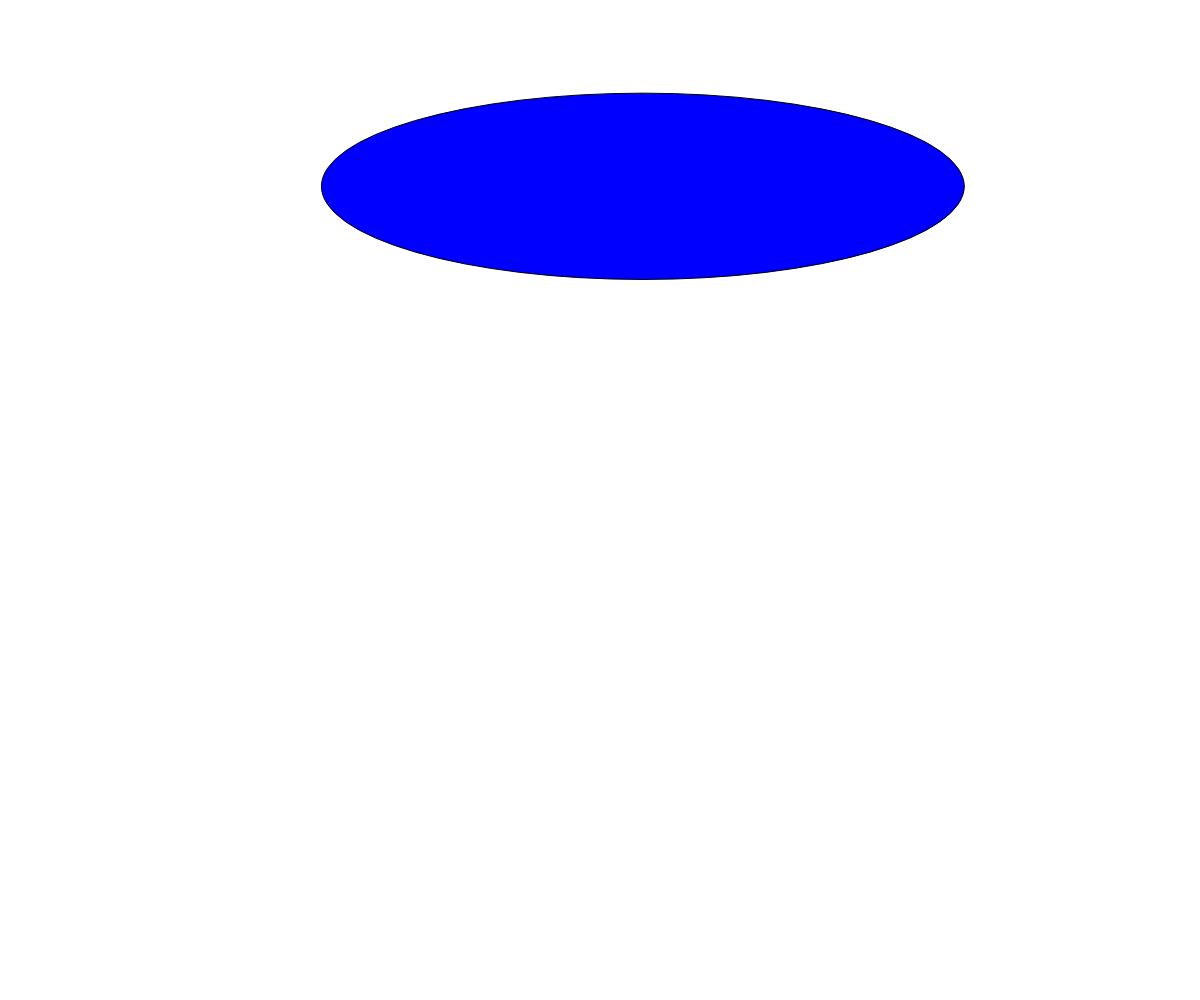
Frame 1 (no input)
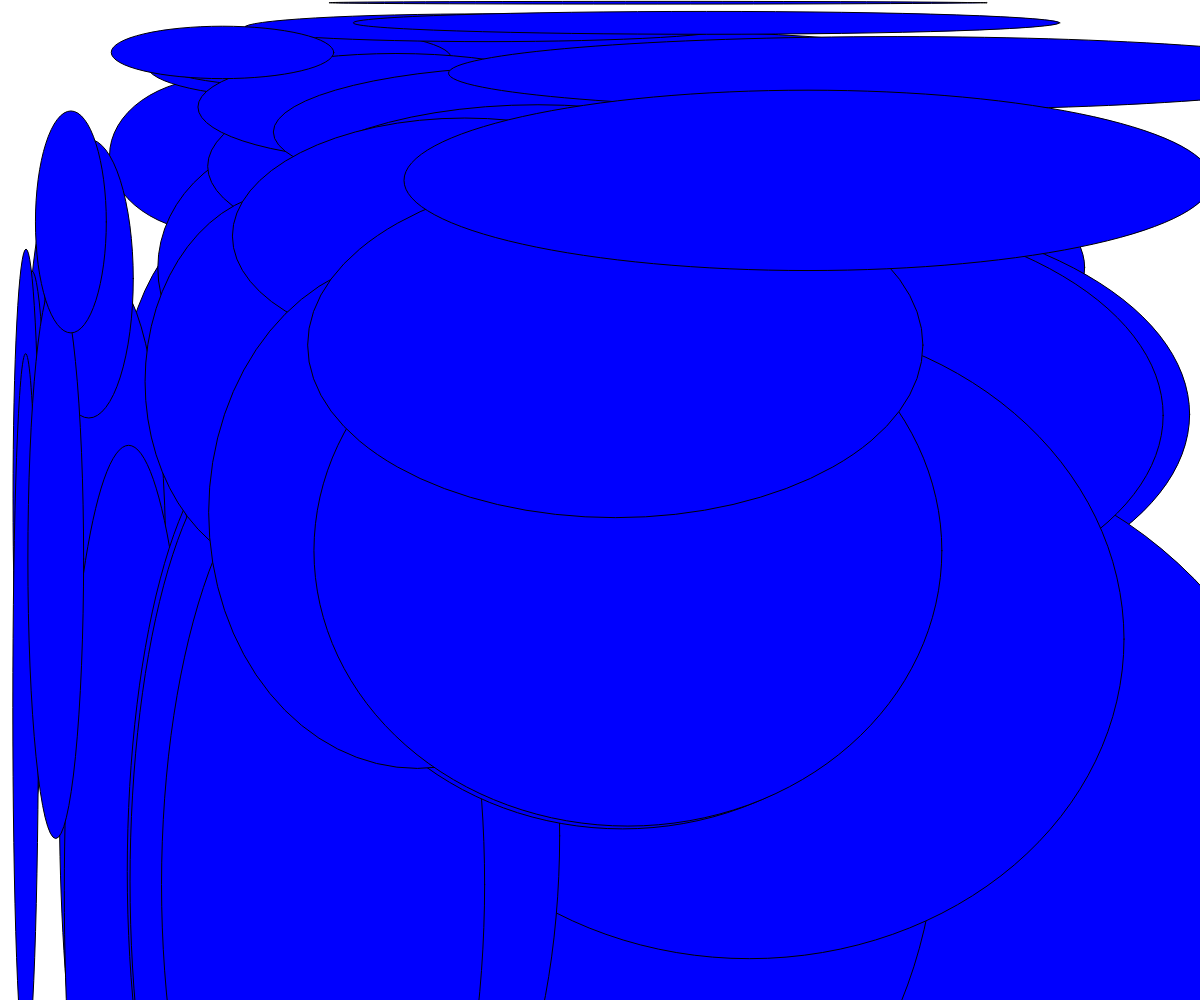
Frame 60 (no input)
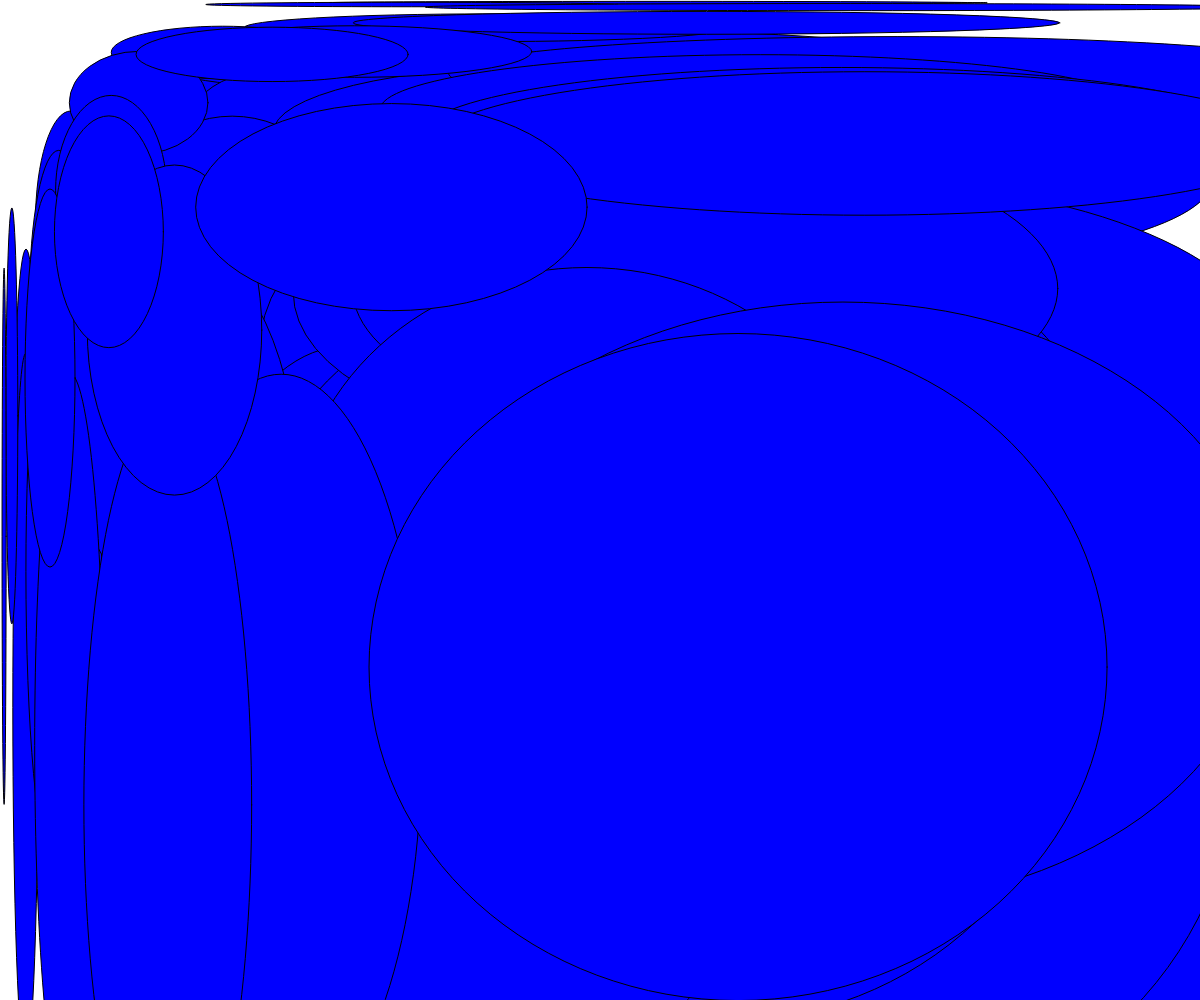
Frame 120 (the mouse pressed at the canvas centre since frame 60)

The p5.js sketch that drew these frames (run headless with seeded random() and noise() and a simulated clock; from frame 60 on, the mouse is pressed at the canvas centre):

// p5.js sketch
// ── sketch.js
function setup() {
  createCanvas(windowWidth, windowHeight);
}

function draw() {
	// place your drawing code here
	
//background("white");


var ellipseWidth = random(900);

var ellipseHeight = random(900);

fill("blue");
ellipse(ellipseWidth, ellipseHeight, ellipseWidth, ellipseHeight);

}
